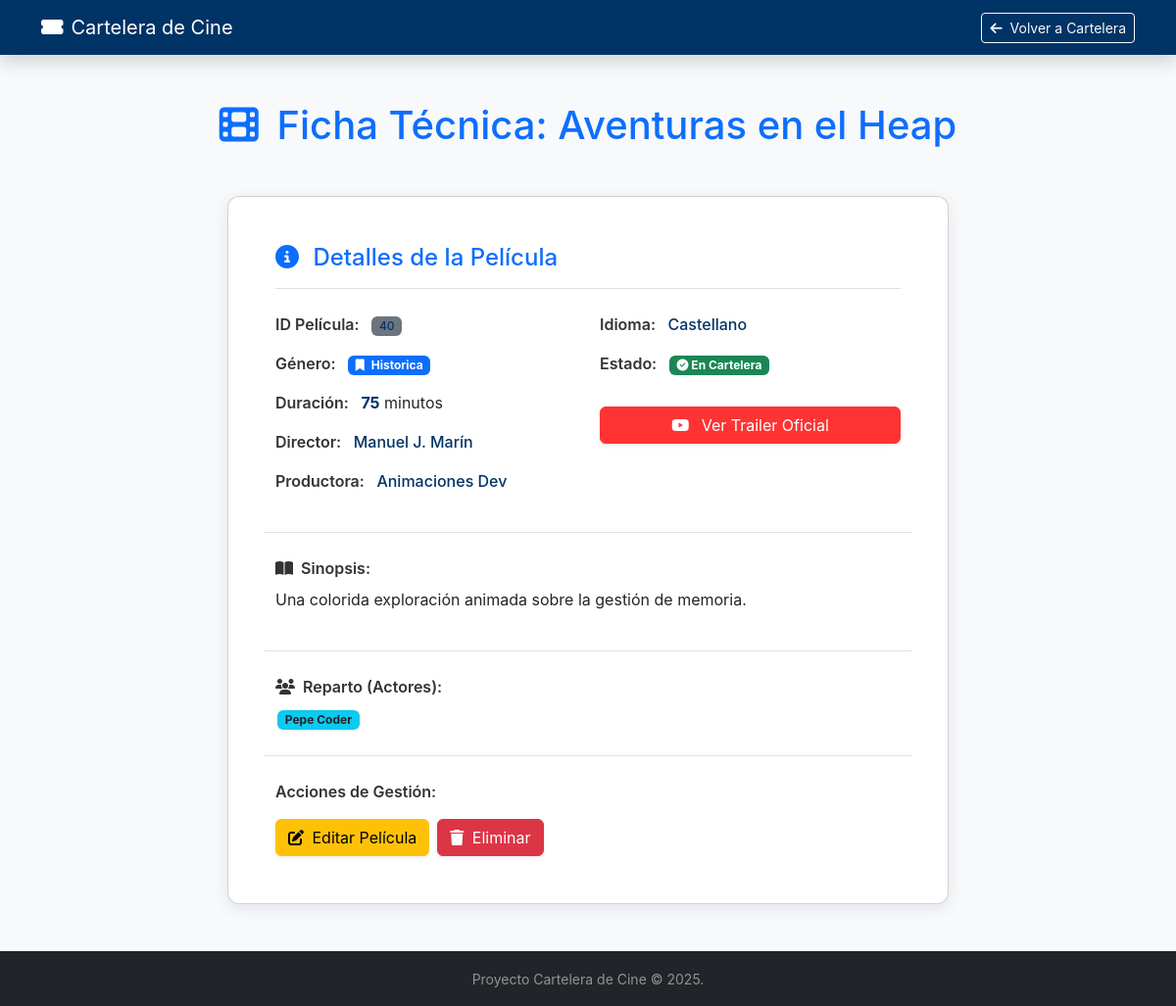
The page /peliculas/40 on the database as committed earlier.
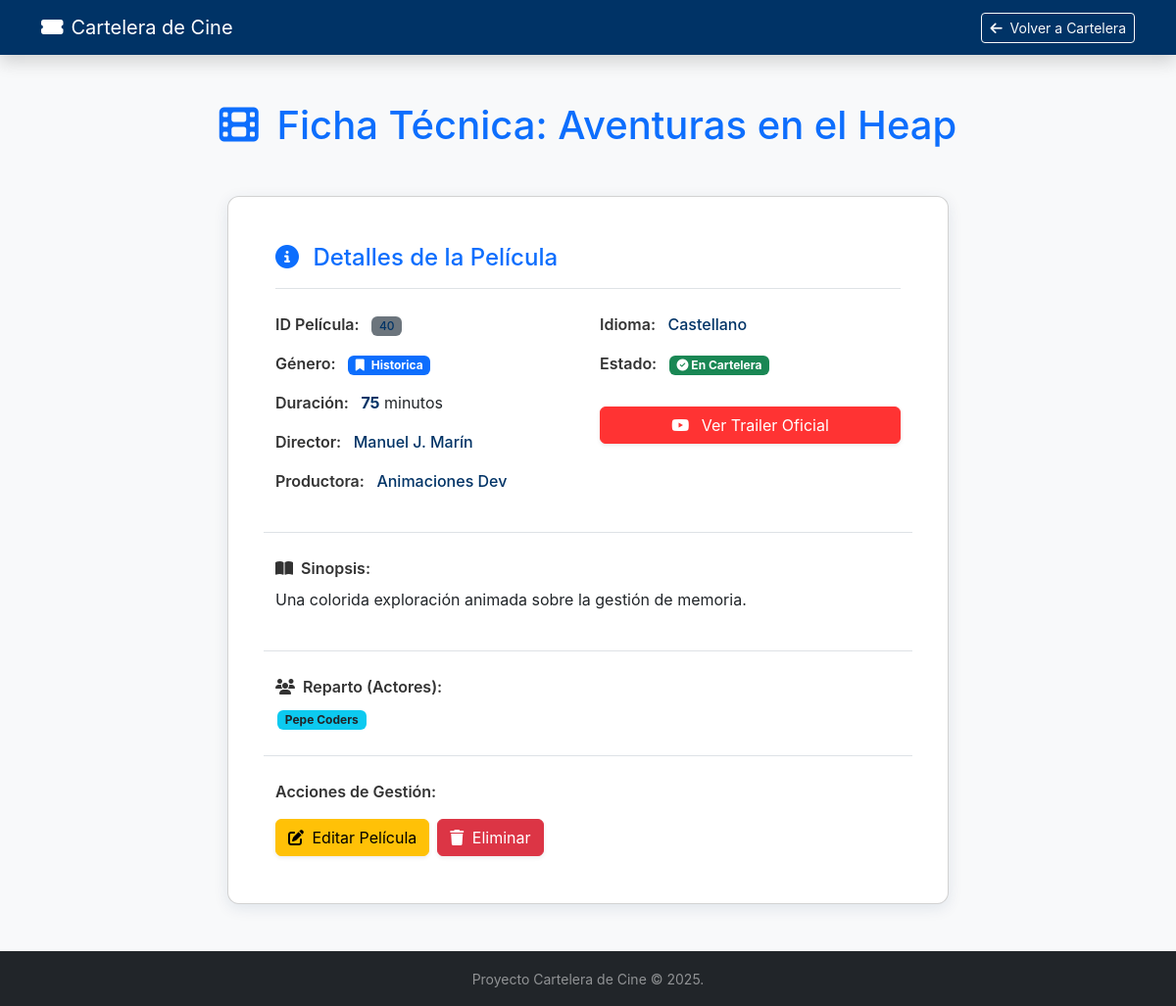
The same page on the database as committed later.
### app/models/pelicula.py (models this page shows, shortened)
class PeliculaORM(Base):
    __tablename__ = "peliculas"
    id: Mapped[int] = mapped_column(primary_key=True, autoincrement=True)
    titulo: Mapped[str] = mapped_column(String(255), nullable=False)
    genero_id: Mapped[int] = mapped_column(ForeignKey("generos.id"), nullable=False)
    duracion: Mapped[int] = mapped_column(Integer, nullable=False) # int, no float
    disponible: Mapped[bool] = mapped_column(Boolean, default=True, nullable=False)
    director: Mapped[str | None] = mapped_column(String(100), nullable=True)
    descripcion: Mapped[str | None] = mapped_column(String(1000), nullable=True)
    trailer: Mapped[str | None] = mapped_column(String(255), nullable=True)
    productora: Mapped[str | None] = mapped_column(String(100), nullable=True)
    idioma: Mapped[str | None] = mapped_column(String(50), nullable=True)
    vose: Mapped[bool | None] = mapped_column(Boolean, nullable=True)
    actores: Mapped[list[str] | None] = mapped_column(JSON, nullable=True)
    genero: Mapped["GeneroORM"] = relationship(back_populates="peliculas")

### app/models/genero.py (models this page shows, shortened)
class GeneroORM(Base):
    __tablename__ = "generos"
    id: Mapped[int] = mapped_column(primary_key=True, autoincrement=True)
    nombre: Mapped[str] = mapped_column(String(100), nullable=False, unique=True)
    descripcion: Mapped[str | None] = mapped_column(String(500), nullable=True)
    peliculas: Mapped[List["PeliculaORM"]] = relationship(
        back_populates="genero",
        cascade="all, delete-orphan" # Opcional: si borro un género, borra sus películas
    )

### app/routers/pelicula_router.py (the view)
@router.get("/{pelicula_id}", tags=["Web UI"])
def view_pelicula_detalle(pelicula_id: int, request: Request, db: Session = Depends(get_db)):
    pelicula = pelicula_service.get_pelicula_detalle(db, pelicula_id)
    if not pelicula:
        raise HTTPException(status_code=404, detail="Película no encontrada")
    return templates.TemplateResponse(
        "pelicula_detalle.html",
        {"request": request, "pelicula": pelicula}
    )

### templates/pelicula_detalle.html (shortened to what this page needs)
<!DOCTYPE html>
<html lang="es">
<head>
    <link href="https://cdn.jsdelivr.net/npm/bootstrap@5.3.3/dist/css/bootstrap.min.css" rel="stylesheet"
        xintegrity="sha384-QWTKZyjpPEjISv5WaRU9OFeRpok6YctnYmDr5pNlyT2bRjXh0JMhjY6hW+ALEwIH">
    <link rel="stylesheet" href="https://cdnjs.cloudflare.com/ajax/libs/font-awesome/6.5.2/css/all.min.css"
        xintegrity="sha512-SnH5WK+bZxgPHs44uWIX+LLMDJzL3gUq73K2qI90U8v8lC6W9lJvGvE8j+N5i3F3aH8O/2p1x9h6O2A1g==" />
</head>
<body>
    <nav class="navbar navbar-expand-lg navbar-dark shadow sticky-top">
        <div class="container">
            <a class="navbar-brand d-flex align-items-center" href="/"><i class="fas fa-ticket-alt me-2"></i> Cartelera de Cine</a>
            <div class="ms-auto"><a class="btn btn-outline-light btn-sm" href="/"><i class="fas fa-arrow-left me-1"></i> Volver a Cartelera</a></div>
        </div>
    </nav>
    <main class="container my-5">
        <h1 class="text-center mb-5 text-primary-accent">
            <i class="fas fa-film me-2"></i> Ficha Técnica: {{ pelicula.titulo }}
        </h1>
        <div class="row justify-content-center">
            <div class="col-lg-10 col-xl-8">
                <div class="card p-4 p-md-5">
                    <h4 class="border-bottom pb-3 mb-4 text-primary-accent"><i class="fas fa-info-circle me-2"></i> Detalles de la Película</h4>
                    <div class="row g-4">
                        <div class="col-md-6">
                            <p class="mb-3">
                                <span class="detail-label">ID Película:</span>
                                <span class="badge bg-secondary data-value">{{ pelicula.id }}</span>
                            </p>
                            <p class="mb-3">
                                <span class="detail-label">Género:</span>
                                <span class="badge bg-primary">
                                    <i class="fas fa-bookmark me-1"></i> {{ pelicula.genero.nombre if pelicula.genero else 'Sin Género' }}
                                </span>
                            </p>
                            <p class="mb-3">
                                <span class="detail-label">Duración:</span>
                                <span class="data-value fw-bold">{{ pelicula.duracion }}</span> minutos
                            </p>
                            <p class="mb-3">
                                <span class="detail-label">Director:</span>
                                <span class="data-value">{{ pelicula.director if pelicula.director else 'Desconocido' }}</span>
                            </p>
                            <p class="mb-3">
                                <span class="detail-label">Productora:</span>
                                <span class="data-value">{{ pelicula.productora if pelicula.productora else 'N/A' }}</span>
                            </p>
                        </div>
                        <div class="col-md-6">
                            <p class="mb-3">
                                <span class="detail-label">Idioma:</span>
                                <span class="data-value">{{ pelicula.idioma if pelicula.idioma else 'N/A' }}</span>
                            </p>
                            <p class="mb-3">
                                <span class="detail-label">Estado:</span>
                                {% if pelicula.disponible %}
                                    <span class="badge bg-success"><i class="fas fa-check-circle"></i> En Cartelera</span>
                                {% else %}
                                    <span class="badge bg-danger"><i class="fas fa-times-circle"></i> Retirada</span>
                                {% endif %}
                            </p>
                            {% if pelicula.trailer %}
                            <a href="{{ pelicula.trailer }}" target="_blank" class="btn btn-danger trailer-btn mt-3 shadow-sm w-100">
                                <i class="fab fa-youtube me-2"></i> Ver Trailer Oficial
                            </a>
                            {% endif %}
                        </div>
                        <div class="col-12 border-top pt-4">
                            <p class="detail-label mb-2"><i class="fas fa-book-open me-1"></i> Sinopsis:</p>
                            <p>{{ pelicula.descripcion if pelicula.descripcion else 'Descripción no proporcionada.' }}</p>
                        </div>
                        <div class="col-12 border-top pt-4">
                            <p class="detail-label mb-2"><i class="fas fa-users me-1"></i> Reparto (Actores):</p>
                            {% if pelicula.actores and pelicula.actores|length > 0 %}
                                {% for actor in pelicula.actores %}
                                    <span class="badge bg-info text-dark actor-badge">{{ actor }}</span>
                                {% endfor %}
                            {% else %}
                                <p class="text-muted small">No hay información de reparto disponible.</p>
                            {% endif %}
                        </div>
                        <div class="col-12 border-top pt-4 mt-4">
                            <p class="detail-label mb-3">Acciones de Gestión:</p>
                            <div class="d-flex gap-2">
                                <a href="/peliculas/editar/{{ pelicula.id }}" class="btn btn-warning shadow-sm">
                                    <i class="fas fa-edit me-1"></i> Editar Película
                                </a>
                                <button type="button" class="btn btn-danger shadow-sm" data-bs-toggle="modal" data-bs-target="#confirmDeleteModal">
                                    <i class="fas fa-trash me-1"></i> Eliminar
                                </button>
                            </div>
                        </div>
                    </div>
                </div>
            </div>
        </div>
    </main>
    <footer class="bg-dark text-white-50 py-3 mt-5">
        <div class="container text-center"><small>Proyecto Cartelera de Cine &copy; 2025.</small></div>
    </footer>
</body>
</html>

### templates/pelicula_detalle.html (style rules this page uses)
body { background-color: #f8f9fa; font-family: 'Inter', sans-serif; }
.navbar { background-color: #003366 !important; }
.card { border-radius: 12px; box-shadow: 0 4px 15px rgba(0, 51, 102, 0.1); }
.text-primary-accent { color: #0d6efd !important; }
.detail-label { font-weight: 600; color: #333; margin-right: 0.5rem; }
.data-value { color: #003366; font-weight: 500; }
.trailer-btn { background-color: #ff3333; border-color: #ff3333; }
.actor-badge { margin: 2px; }

Rows that differ between the two databases and show on the page:
changed PeliculaORM "Aventuras en el Heap": actores "[\"Pepe Coder\"]" → "[\"Pepe Coders\"]" (drawn)
Other text that changed with them:
new list line: "Pepe Coders"
list line gone: "Pepe Coder"
